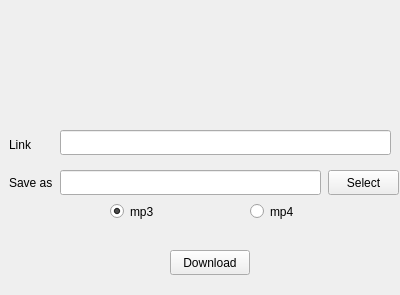
<?xml version="1.0" encoding="UTF-8"?>
<ui version="4.0">
 <class>MainWindow</class>
 <widget class="QWidget" name="MainWindow">
  <property name="geometry">
   <rect>
    <x>0</x>
    <y>0</y>
    <width>400</width>
    <height>295</height>
   </rect>
  </property>
  <property name="palette">
   <palette>
    <active>
     <colorrole role="Highlight">
      <brush brushstyle="SolidPattern">
       <color alpha="255">
        <red>36</red>
        <green>31</green>
        <blue>49</blue>
       </color>
      </brush>
     </colorrole>
    </active>
    <inactive>
     <colorrole role="Highlight">
      <brush brushstyle="SolidPattern">
       <color alpha="255">
        <red>36</red>
        <green>31</green>
        <blue>49</blue>
       </color>
      </brush>
     </colorrole>
    </inactive>
    <disabled>
     <colorrole role="Highlight">
      <brush brushstyle="SolidPattern">
       <color alpha="255">
        <red>145</red>
        <green>145</green>
        <blue>145</blue>
       </color>
      </brush>
     </colorrole>
    </disabled>
   </palette>
  </property>
  <property name="windowTitle">
   <string>YTdownloader</string>
  </property>
  <widget class="QLineEdit" name="input_url">
   <property name="geometry">
    <rect>
     <x>60</x>
     <y>130</y>
     <width>331</width>
     <height>25</height>
    </rect>
   </property>
  </widget>
  <widget class="QLabel" name="link_txt">
   <property name="geometry">
    <rect>
     <x>9</x>
     <y>136</y>
     <width>28</width>
     <height>17</height>
    </rect>
   </property>
   <property name="text">
    <string>Link</string>
   </property>
  </widget>
  <widget class="QLabel" name="save_txt">
   <property name="geometry">
    <rect>
     <x>9</x>
     <y>174</y>
     <width>50</width>
     <height>17</height>
    </rect>
   </property>
   <property name="text">
    <string>Save as</string>
   </property>
  </widget>
  <widget class="QLineEdit" name="input_save">
   <property name="geometry">
    <rect>
     <x>60</x>
     <y>170</y>
     <width>261</width>
     <height>25</height>
    </rect>
   </property>
  </widget>
  <widget class="QPushButton" name="btnDownload">
   <property name="geometry">
    <rect>
     <x>170</x>
     <y>250</y>
     <width>80</width>
     <height>25</height>
    </rect>
   </property>
   <property name="text">
    <string>Download</string>
   </property>
  </widget>
  <widget class="QRadioButton" name="mp3_option">
   <property name="geometry">
    <rect>
     <x>110</x>
     <y>200</y>
     <width>112</width>
     <height>23</height>
    </rect>
   </property>
   <property name="text">
    <string>mp3</string>
   </property>
   <property name="checked">
    <bool>true</bool>
   </property>
  </widget>
  <widget class="QRadioButton" name="mp4_option">
   <property name="geometry">
    <rect>
     <x>250</x>
     <y>200</y>
     <width>112</width>
     <height>23</height>
    </rect>
   </property>
   <property name="text">
    <string>mp4</string>
   </property>
  </widget>
  <widget class="QPushButton" name="btnSelect">
   <property name="geometry">
    <rect>
     <x>328</x>
     <y>170</y>
     <width>71</width>
     <height>25</height>
    </rect>
   </property>
   <property name="text">
    <string>Select</string>
   </property>
  </widget>
  <widget class="QLabel" name="logo">
   <property name="geometry">
    <rect>
     <x>40</x>
     <y>0</y>
     <width>341</width>
     <height>131</height>
    </rect>
   </property>
   <property name="text">
    <string>&lt;!DOCTYPE HTML PUBLIC &quot;-//W3C//DTD HTML 4.0//EN&quot; &quot;http://www.w3.org/TR/REC-html40/strict.dtd&quot;&gt;
&lt;html&gt;&lt;head&gt;&lt;meta name=&quot;qrichtext&quot; content=&quot;1&quot; /&gt;&lt;style type=&quot;text/css&quot;&gt;
p, li { white-space: pre-wrap; }
&lt;/style&gt;&lt;/head&gt;&lt;body style=&quot; font-family:'Ubuntu'; font-size:11pt; font-weight:400; font-style:normal;&quot;&gt;
&lt;p style=&quot; margin-top:0px; margin-bottom:0px; margin-left:0px; margin-right:0px; -qt-block-indent:0; text-indent:0px;&quot;&gt;&lt;img src=&quot;:/youtube_lg/yt_downloader.png&quot; /&gt;&lt;/p&gt;&lt;/body&gt;&lt;/html&gt;</string>
   </property>
  </widget>
 </widget>
 <resources>
  <include location="youtube_logo.qrc"/>
 </resources>
 <connections/>
</ui>
